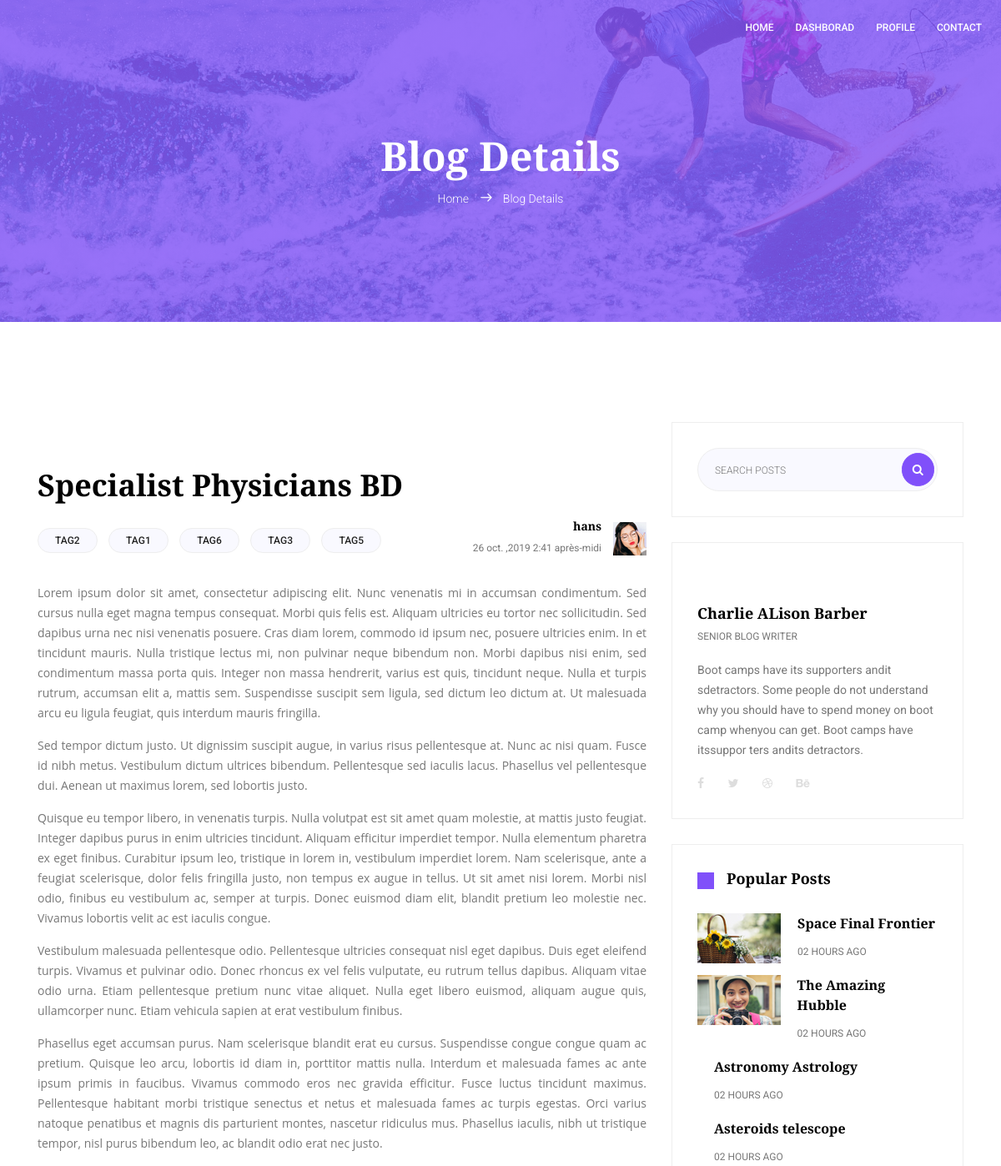
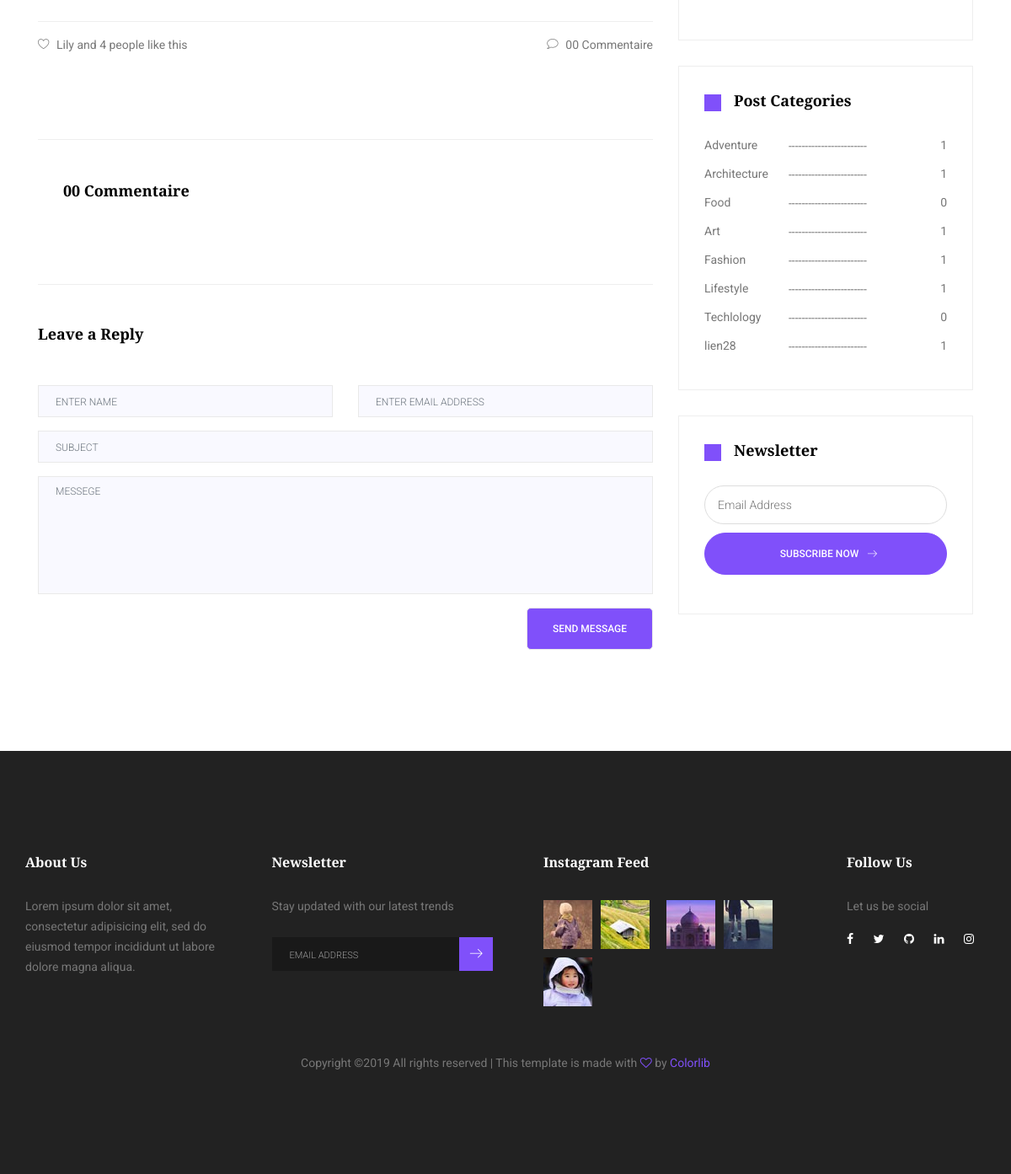
Page /1/details on the committed database (2 pictures, top to bottom).
### blog/models.py (models this page shows, shortened)
class Article(models.Model):
    temps_de_lecture = models.CharField(max_length=255)
    titre =  models.CharField(max_length=255)
    description = models.TextField()
    categorie_id =  models.ForeignKey(Categorie,on_delete=models.CASCADE, related_name="categorie")
    contenu =  HTMLField('article_description',)
    photo = models.ImageField(upload_to ='article')
    tag_name = models.ManyToManyField(Tag, related_name="tag_article")
    nom =  models.ForeignKey(User,on_delete=models.CASCADE)
    nbr_comment = models.IntegerField(default="0")
    nbr_like = models.IntegerField(default="0")
    date_add =  models.DateTimeField(auto_now_add=True)
    date_update =  models.DateTimeField(auto_now=True)
    status =  models.BooleanField(default=False)
    class Meta:
        verbose_name = 'Article'
        verbose_name_plural = 'Article'

class Timemodels(models.Model):
    date_add =  models.DateTimeField(auto_now_add=True)
    date_update =  models.DateTimeField(auto_now=True)
    status =  models.BooleanField(default=True)
    class Meta:
        abstract=True

class Tag(Timemodels):
    nom = models.CharField(max_length=225)

class Categorie(Timemodels):
    titre =  models.CharField(max_length=255)
    image = models.ImageField(upload_to='categorie',)
    nom =  models.ForeignKey(User,on_delete=models.CASCADE)
    class Meta:
        verbose_name = 'Categorie'
        verbose_name_plural = 'Categorie'

### blog/views.py (the view)
# urls.py: path('<int:id>/details', views.detail, name='detail'),
def detail(request , id):
    archive = Categorie.objects.filter(status=True).order_by('-date_add')
    alltag = Tag.objects.filter(status=True)
    article = Article.objects.get(pk=id)
    categorie = Categorie.objects.filter(status=True).order_by('-date_add')
    tag = article.tag_name.all()
    comment = Commentaire.objects.filter(article_id = article).order_by('-date_add')
    comment7 = Commentaire.objects.filter(article_id = article).order_by('-date_add')[5::]
    print(comment7)
    data={
        'verif':len(comment7),
        'alltag':alltag,
        'archive':archive,
        'tag':tag,
        'categorie':categorie,
        'comment':comment,
        'article':article,
    }
    return render(request, 'pages/blog/blog-detail.html',data)

### templates/pages/blog/blog-detail.html (shortened to what this page needs)
{% extends 'bases/bases.html' %}
{% block content %}
        <section class="banner-area relative">
            <div class="overlay overlay-bg"></div>
            <div class="container">
                <div class="row d-flex align-items-center justify-content-center">
                    <div class="about-content col-lg-12">
                        <h1 class="text-white">
                            Blog Details
                        </h1>
                        <p class="text-white link-nav"><a href="index.html">Home </a> <span class="lnr lnr-arrow-right"></span>
                            <a href="blog-details.html">
                                Blog Details</a></p>
                    </div>
                </div>
            </div>
        </section>
        <section class="blog_area section-gap single-post-area">
            <div class="container">
                <div class="row">
                    <div class="col-lg-8">
                        <div class="main_blog_details">
                            <h4>{{article.titre}}</h4>
                            <div class="user_details">
                                <div class="float-left">
                                        {% for tags in tag %}
                                    <a href="#">{{tags.nom}}</a>
                                    {% endfor %}
                                </div>
                                <div class="float-right">
                                    <div class="media">
                                        <div class="media-body">
                                            <h5>{{article.nom.username}}</h5>
                                            <p>{{article.date_add|date:"d N ,Y P"}} </p>
                                        </div>
                                        <div class="d-flex">
                                            <img src="/static/img/blog/user-img.jpg" alt="">
                                        </div>
                                    </div>
                                </div>
                            </div>
                            <p>{{article.contenu|safe}}</p>
                            <div class="news_d_footer">
                                <a href="#"><i class="lnr lnr lnr-heart"></i>Lily and 4 people like this</a>
                                {% if comment.count <= 9 %}
                                <a class="justify-content-center ml-auto" href="#"><i class="lnr lnr lnr-bubble"></i>0{{comment.count}}
                                    Commentaire </a>
                                    {% else %}
                                    <a class="justify-content-center ml-auto" href="#"><i class="lnr lnr lnr-bubble"></i>{{comment.count}}
                                        Commentaires</a>
                                    {% endif %}
                            </div>
                        </div>
                        <div class="navigation-area">
                        </div>
                        <div class="comments-area">
                                {% if comment.count <= 9 %}
                            <h4>0{{comment.count}} Commentaire</h4>
                            {% else %}
                            <h4>{{comment.count}} Commentaires</h4>
                            {% endif %}
                        </div>
                        <div class="comment-form">
                            <h4>Leave a Reply</h4>
                            <form>
                                <div class="form-group form-inline">
                                    <div class="form-group col-lg-6 col-md-6 name">
                                        <input type="text" class="form-control" id="name" placeholder="Enter Name" onfocus="this.placeholder = ''"
                                            onblur="this.placeholder = 'Enter Name'">
                                    </div>
                                    <div class="form-group col-lg-6 col-md-6 email">
                                        <input type="email" class="form-control" id="email" placeholder="Enter email address"
                                            onfocus="this.placeholder = ''" onblur="this.placeholder = 'Enter email address'">
                                    </div>
                                </div>
                                <div class="form-group">
                                    <input type="text" class="form-control" id="subject" placeholder="Subject" onfocus="this.placeholder = ''"
                                        onblur="this.placeholder = 'Subject'">
                                </div>
                                <div class="form-group">
                                    <textarea class="form-control mb-10" rows="5" name="message" placeholder="Messege"
                                        onfocus="this.placeholder = ''" onblur="this.placeholder = 'Messege'" required=""></textarea>
                                </div>
                                <a href="#" class="primary-btn submit_btn text-uppercase">Send Message</a>
                            </form>
                        </div>
                    </div>
                    <div class="col-lg-4 sidebar">
                        <div class="single-widget search-widget">
                            <form class="example" action="#" style="margin:auto;max-width:300px">
                                <input type="text" placeholder="Search Posts" name="search2">
                                <button type="submit"><i class="fa fa-search"></i></button>
                            </form>
                        </div>
                        <div class="single-widget protfolio-widget">
                            <a href="#">
                                <h4>Charlie ALison Barber</h4>
                            </a>
                            <div class="desigmation">
                                <p>Senior blog writer</p>
                            </div>
                            <p>
                                Boot camps have its supporters andit sdetractors. Some people do not understand why you
                                should have to spend
                                money on boot camp whenyou can get. Boot camps have itssuppor ters andits detractors.
                            </p>
                            <ul>
                                <li><a href="#"><i class="fa fa-facebook"></i></a></li>
                                <li><a href="#"><i class="fa fa-twitter"></i></a></li>
                                <li><a href="#"><i class="fa fa-dribbble"></i></a></li>
                                <li><a href="#"><i class="fa fa-behance"></i></a></li>
                            </ul>
                        </div>
                        <div class="single-widget popular-posts-widget">
                            <h4 class="title">Popular Posts</h4>
                            <div class="blog-list ">
                                <div class="single-popular-post d-flex flex-row">
                                    <div class="popular-thumb">
                                        <img class="img-fluid" src="/static/img/blog/r1.jpg" alt="">
                                    </div>
                                    <div class="popular-details">
                                        <a href="blog-details.html">
                                            <h4>Space Final Frontier</h4>
                                        </a>
                                        <p class="text-uppercase">02 hours ago</p>
                                    </div>
                                </div>
                                <div class="single-popular-post d-flex flex-row">
                                    <div class="popular-thumb">
                                        <img class="img-fluid" src="/static/img/blog/r2.jpg" alt="">
                                    </div>
                                    <div class="popular-details">
                                        <a href="blog-details.html">
                                            <h4>The Amazing Hubble</h4>
                                        </a>
                                        <p class="text-uppercase">02 hours ago</p>
                                    </div>
                                </div>
                                <div class="single-popular-post d-flex flex-row">
                                    <div class="popular-details">
                                        <a href="blog-details.html">
                                            <h4>Astronomy Astrology</h4>
                                        </a>
                                        <p class="text-uppercase">02 hours ago</p>
                                    </div>
                                </div>
                                <div class="single-popular-post d-flex flex-row">
                                    <div class="popular-details">
                                        <a href="blog-details.html">
                                            <h4>Asteroids telescope</h4>
                                        </a>
                                        <p class="text-uppercase">02 hours ago</p>
                                    </div>
                                </div>
                            </div>
                        </div>
                        <div class="single-widget category-widget">
                            <h4 class="title">Post Categories</h4>
                            <ul>
                                    {% for cat in categorie %}
                                <li><a href="#" class="justify-content-between align-items-center d-flex">
                                        <p>{{cat.titre}}</p> <span>{{cat.categorie.count}}</span>
                                    </a></li>
                                    {% endfor %}
                            </ul>
                        </div>
                        <div class="single-widget newsletter-widget">
                            <h4 class="title">Newsletter</h4>
                            <div id="mc_embed_signup">
                                <form target="_blank" novalidate="true" action="https://spondonit.us12.list-manage.com/subscribe/post?u=1462626880ade1ac87bd9c93a&amp;id=92a4423d01"
                                    method="get" class="">
                                    <div class="form-group" style="width: 100%">
                                        <input name="EMAIL" placeholder="Email Address" onfocus="this.placeholder = ''"
                                            onblur="this.placeholder = 'Email Address '" required="" type="email">
                                        <button class="primary-btn text-uppercase">
                                            Subscribe Now
                                            <span class="lnr lnr-arrow-right"></span>
                                        </button>
                                    </div>
                                </form>
                            </div>
                        </div>
                    </div>
                </div>
            </div>
        </section>
{% endblock content %}

### rows in the picture
Article: titre "Specialist Physicians BD", nom.username "hans", date_add "26 oct. ,2019 2:41 après-midi", contenu "Lorem ipsum dolor sit amet, consectetur adipiscing elit. Nunc venenatis mi in accumsan condimentum. Sed cursus nulla eget magna tempus consequat. Morbi quis felis est. Aliquam ultricies eu tortor nec sollicitudin. Sed dapibus urna nec nisi venenatis posuere. Cras diam lorem, commodo id ipsum nec, posuere ultricies enim. In et tincidunt mauris. Nulla tristique lectus mi, non pulvinar neque bibendum non. Morbi dapibus nisi enim, sed condimentum massa porta quis. Integer non massa hendrerit, varius est quis, tincidunt neque. Nulla et turpis rutrum, accumsan elit a, mattis sem. Suspendisse suscipit sem ligula, sed dictum leo dictum at. Ut malesuada arcu eu ligula feugiat, quis interdum mauris…"
Tag: nom "TAG2"
Tag: nom "TAG1"
Tag: nom "TAG6"
Tag: nom "TAG3"
Tag: nom "TAG5"
Categorie: titre "Adventure", categorie.count "1"
Categorie: titre "Architecture", categorie.count "1"
Categorie: titre "Food", categorie.count "0"
Categorie: titre "Art", categorie.count "1"
Categorie: titre "Fashion", categorie.count "1"
Categorie: titre "Lifestyle", categorie.count "1"
Categorie: titre "Techlology", categorie.count "0"
Categorie: titre "lien28", categorie.count "1"

### other values in the picture
{{ comment.count }} "0"
